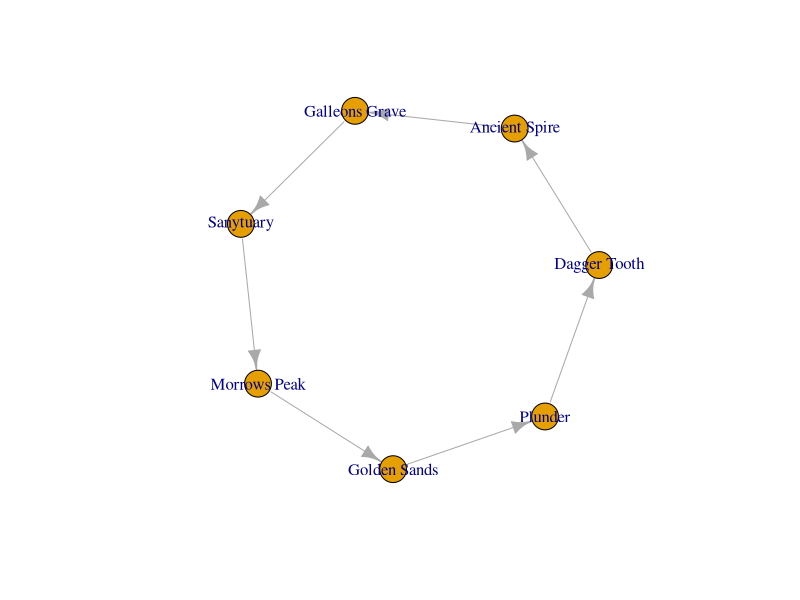
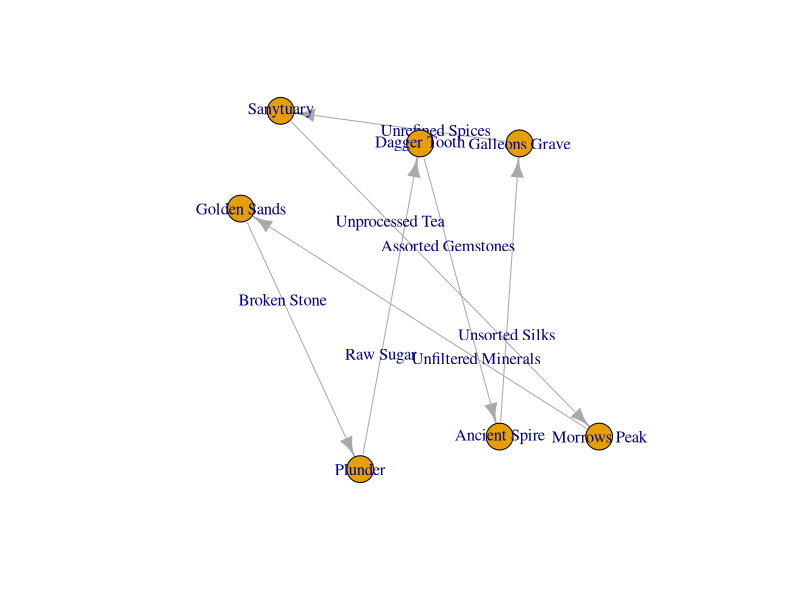

Recreate these plots in R, in order.
# importing libraries
library(igraph)
library(ggplot2)
library(ggraph)
library(readxl)
library(car)

# Getting data
data <- read_xlsx("MerchantRoute.xlsx")

# creating edge_list
start <- vector()
end <- vector()

# Matching surplus to sought_after
for (i in 1:dim(data)[1]){
        
        start[i] <- data$Outpost[i]
        end[i] <- data$Outpost[data$Surplus[i] == data$Sought_after]
        
        edge_list <- cbind.data.frame(start,end)
}

# plotting network from edge_list
merchant_graph <- graph.data.frame(edge_list,directed=TRUE)
plot(merchant_graph)

# coordinates for outposts (https://seaofthieves.fandom.com/wiki/Locations#Land_Locations)
locs <- c("F-7","D-10","J-18","Q-17","M-8","R-8","V-17")

# splitting coordinates
split <- strsplit(locs,"-")
x <- tolower(sapply(split,`[[`,1))
y <- as.numeric(sapply(split,`[[`,2))

# reverse coding y because the axis is inverted in the map
y <- (25 - y) # we need to take (ScaleMaximum+1) - value to reverse code

# translating letters to numbers from 1-26
for (i in 1:length(x)){
        
        x[i] <- which(letters == x[i])
}

# making x numeric
x <- as.numeric(x)

# rescaling coordinates to -1 to 1 range for igraph plotting
x <- scales::rescale(as.numeric(x), to = c(-1, 1))
y <- scales::rescale(as.numeric(y), to = c(-1, 1))

# combining location and names to metadata
meta <- cbind.data.frame(name = data$Outpost,x,y)

# creating layout from metainformation
location_graph <- graph.data.frame(edge_list, directed = TRUE, vertices = meta)
graph_layout <- layout.norm(data.matrix(meta[,2:3]))

# plotting graph (with commodities as edge names)
plot.igraph(location_graph, 
    layout = graph_layout,
    rescale=TRUE,
    edge.label = data$Surplus)

# improving on visuals
